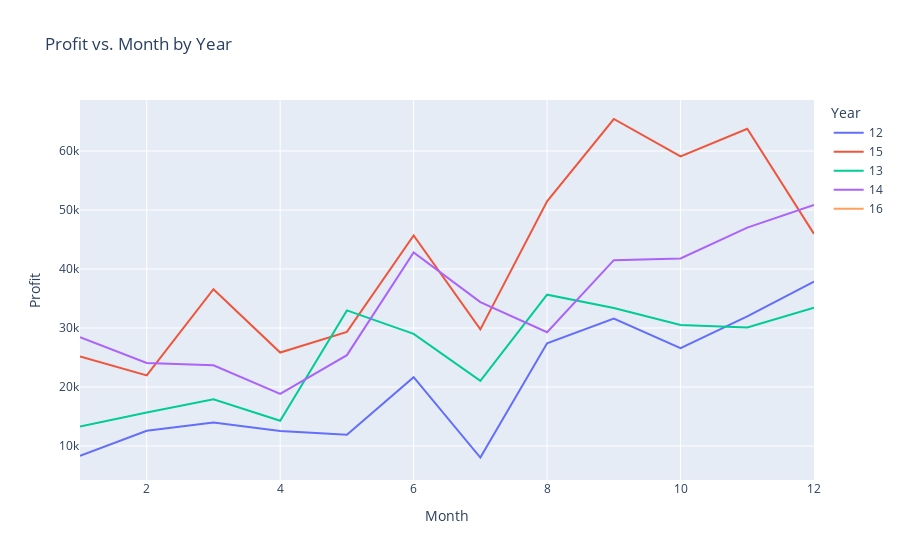

Notebook code for this chart:
### Code cell
ship_date_profit = orders[['Ship.Date','Profit']].sort_values(by = 'Ship.Date')
ship_date_profit.loc[:,'Month'] = ship_date_inv['Ship.Date'].apply(lambda x: int(x[:x.find('/')]))
ship_date_profit.loc[:,'Year']  = ship_date_inv['Ship.Date'].apply(lambda x: x[-2:])

month_prof = ship_date_profit.groupby(by = ['Year','Month']).sum().reset_index()

#month_prof.head()

fig = px.line(data_frame = month_prof.sort_values(by = 'Month'),
              x = 'Month',
              y = 'Profit',
              color = 'Year',
              title = 'Profit vs. Month by Year')
fig.show()

### Figure 1 — Plotly figure (JSON) as saved in the notebook; plotly's stock layout.template omitted (floating-point values rounded to 4 significant figures)
{"data": [{"hovertemplate": "Year=12<br>Month=%{x}<br>Profit=%{y}<extra></extra>", "legendgroup": "12", "line": {"color": "#636efa", "dash": "solid"}, "mode": "lines", "name": "12", "orientation": "v", "showlegend": true, "type": "scatter", "x": [1, 2, 3, 4, 5, 6, 7, 8, 9, 10, 11, 12], "xaxis": "x", "y": [8347.0, 12590.0, 13990.0, 12560.0, 11910.0, 21670.0, 8040.0, 27410.0, 31590.0, 26600.0, 31980.0, 37860.0], "yaxis": "y"}, {"hovertemplate": "Year=15<br>Month=%{x}<br>Profit=%{y}<extra></extra>", "legendgroup": "15", "line": {"color": "#EF553B", "dash": "solid"}, "mode": "lines", "name": "15", "orientation": "v", "showlegend": true, "type": "scatter", "x": [1, 2, 3, 4, 5, 6, 7, 8, 9, 10, 11, 12], "xaxis": "x", "y": [25170.0, 21960.0, 36570.0, 25840.0, 29340.0, 45700.0, 29770.0, 51460.0, 65430.0, 59080.0, 63770.0, 45950.0], "yaxis": "y"}, {"hovertemplate": "Year=13<br>Month=%{x}<br>Profit=%{y}<extra></extra>", "legendgroup": "13", "line": {"color": "#00cc96", "dash": "solid"}, "mode": "lines", "name": "13", "orientation": "v", "showlegend": true, "type": "scatter", "x": [1, 2, 3, 4, 5, 6, 7, 8, 9, 10, 11, 12], "xaxis": "x", "y": [13310.0, 15680.0, 17910.0, 14270.0, 32980.0, 29000.0, 21050.0, 35650.0, 33400.0, 30510.0, 30100.0, 33450.0], "yaxis": "y"}, {"hovertemplate": "Year=14<br>Month=%{x}<br>Profit=%{y}<extra></extra>", "legendgroup": "14", "line": {"color": "#ab63fa", "dash": "solid"}, "mode": "lines", "name": "14", "orientation": "v", "showlegend": true, "type": "scatter", "x": [1, 2, 3, 4, 5, 6, 7, 8, 9, 10, 11, 12], "xaxis": "x", "y": [28440.0, 24060.0, 23680.0, 18830.0, 25400.0, 42820.0, 34390.0, 29290.0, 41500.0, 41800.0, 47020.0, 50860.0], "yaxis": "y"}, {"hovertemplate": "Year=16<br>Month=%{x}<br>Profit=%{y}<extra></extra>", "legendgroup": "16", "line": {"color": "#FFA15A", "dash": "solid"}, "mode": "lines", "name": "16", "orientation": "v", "showlegend": true, "type": "scatter", "x": [1], "xaxis": "x", "y": [7451.0], "yaxis": "y"}], "layout": {"legend": {"title": {"text": "Year"}, "tracegroupgap": 0}, "title": {"text": "Profit vs. Month by Year"}, "xaxis": {"anchor": "y", "domain": [0, 1], "title": {"text": "Month"}}, "yaxis": {"anchor": "x", "domain": [0, 1], "title": {"text": "Profit"}}}}
